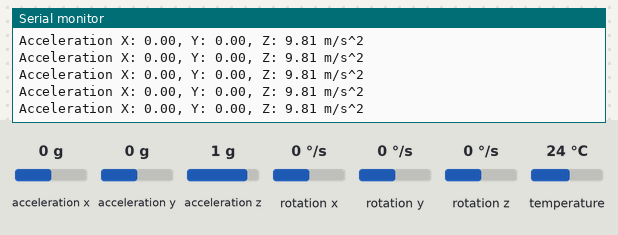
A sketch run on a simulated Arduino Uno, built with avr-gcc and run on an emulated ATmega328P. On the bench: the last lines printed to the serial monitor. The test bench sets the inputs (shaded band); at power-on: acceleration x 0 g, acceleration y 0 g, acceleration z 1 g, rotation x 0 °/s, rotation y 0 °/s, rotation z 0 °/s, temperature 24 °C.

Above: at 1.3 s.
1.4 s: acceleration x set to -0.8 g
At 1.56 s:
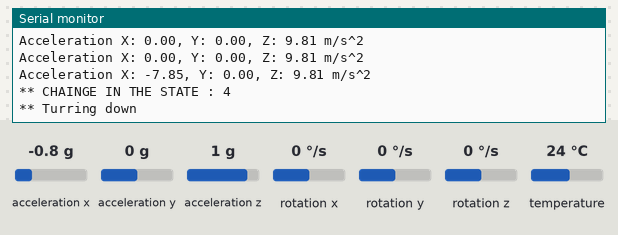
3.0 s: acceleration y set to -0.8 g
At 3.11 s:
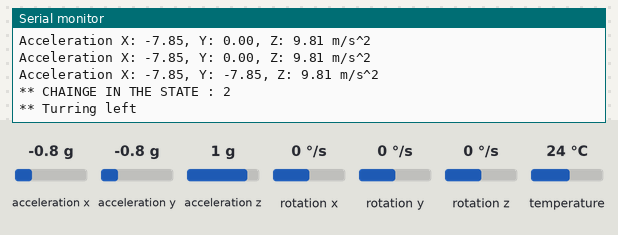
4.6 s: acceleration y set to 0.8 g
At 4.77 s:
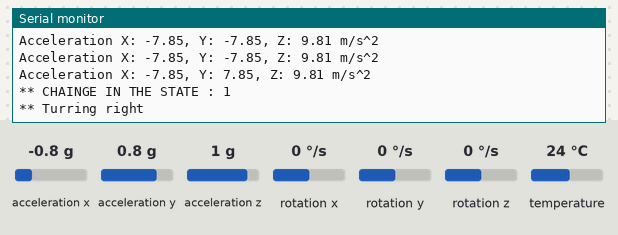
6.2 s: acceleration z set to -1.4 g
At 6.22 s:
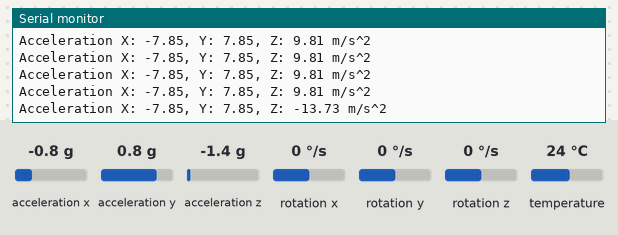
Timing chart, 0 to 8.7 s (numbered marks = the images above; inputs shaded):
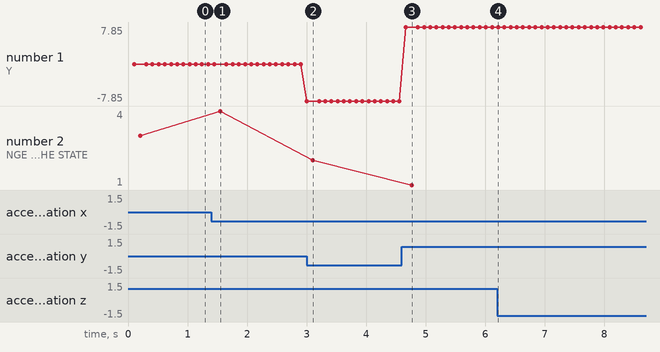

Measured:
- after the input at 1.4 s, the serial monitor: prints a new line after 0.05 s (image 1)
- after the input at 3.0 s, the serial monitor: prints a new line at once (image 2)
- after the input at 4.6 s, the serial monitor: prints a new line after 0.06 s (image 3)
- after the input at 6.2 s, the serial monitor: prints a new line at once (image 4)
- plotted number 1: -7.85 → 7.85 after the input at 4.6 s
- plotted number 2: 3 → 4 after the input at 1.4 s, 2 → 1 after the input at 4.6 s

The sketch:

master_code.ino
```cpp
#include  <Adafruit_MPU6050.h>
#include <Adafruit_Sensor.h>
#include <Wire.h>
#include <SoftwareSerial.h>
SoftwareSerial BTserial(5, 6); // RX | TX

int current_state=100;
int new_state=100;
Adafruit_MPU6050 mpu;
double curr_x=0;
double curr_y=0;
void setup(void) {
  Serial.begin(115200);
  BTserial.begin(115200);

  // Try to initialize!
  if (!mpu.begin()) {
    Serial.println("Failed to find MPU6050 chip");
    while (1) {
      delay(10);
    }
  }
  Serial.println("MPU6050 Found!");

  // set accelerometer range to +-8G
  mpu.setAccelerometerRange(MPU6050_RANGE_8_G);

  // set gyro range to +- 500 deg/s
  mpu.setGyroRange(MPU6050_RANGE_500_DEG);

  // set filter bandwidth to 21 Hz
  mpu.setFilterBandwidth(MPU6050_BAND_21_HZ);

  delay(100);
}

void loop() {
  /* Get new sensor events with the readings */
  sensors_event_t a, g, temp;
  mpu.getEvent(&a, &g, &temp);
  /*1 = right
   * 2= left
   * 3 =up
   * 4 =down
   */
  /* Print out the values */
  Serial.print("Acceleration X: ");
  Serial.print(a.acceleration.x);
  Serial.print(", Y: ");
  Serial.print(a.acceleration.y);
  Serial.print(", Z: ");
  Serial.print(a.acceleration.z);
  Serial.println(" m/s^2");
  Serial.println("");
  delay(100);


  if(a.acceleration.y>4.25  && a.acceleration.y<8.50  )
  {
      //Changes to right
      current_state= 1;
      if(new_state!=current_state)
      {
                new_state=current_state;
                Serial.println("** CHAINGE IN THE STATE : 1");
                Serial.println("** Turring right");
                delay(100);
      }
  }
  else if(a.acceleration.y<-4.0 && a.acceleration.y>-9.50   )
  {
      //Changes to right
      current_state= 2;
      if(new_state!=current_state)
      {
                new_state=current_state;
                Serial.println("** CHAINGE IN THE STATE : 2");
                Serial.println("** Turring left");
                delay(100);
      }
  }

  else if(a.acceleration.x<-5.00 && a.acceleration.x>-9.00  )
  {
      //Changes to right
      current_state= 4;
      if(new_state!=current_state)
      {
                new_state=current_state;
                Serial.println("** CHAINGE IN THE STATE : 4");
                Serial.println("** Turring down");
                delay(100);
      }
  }

  else if(a.acceleration.x<4.50&&a.acceleration.x>-1.75  )
  {
      //Changes to right
      current_state= 3;
      if(new_state!=current_state)
      {
                new_state=current_state;
                Serial.println("** CHAINGE IN THE STATE : 3");
                Serial.println("** Turring up");
                delay(100);
      }
  }

  BTserial.write(new_state);
}

//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
```
